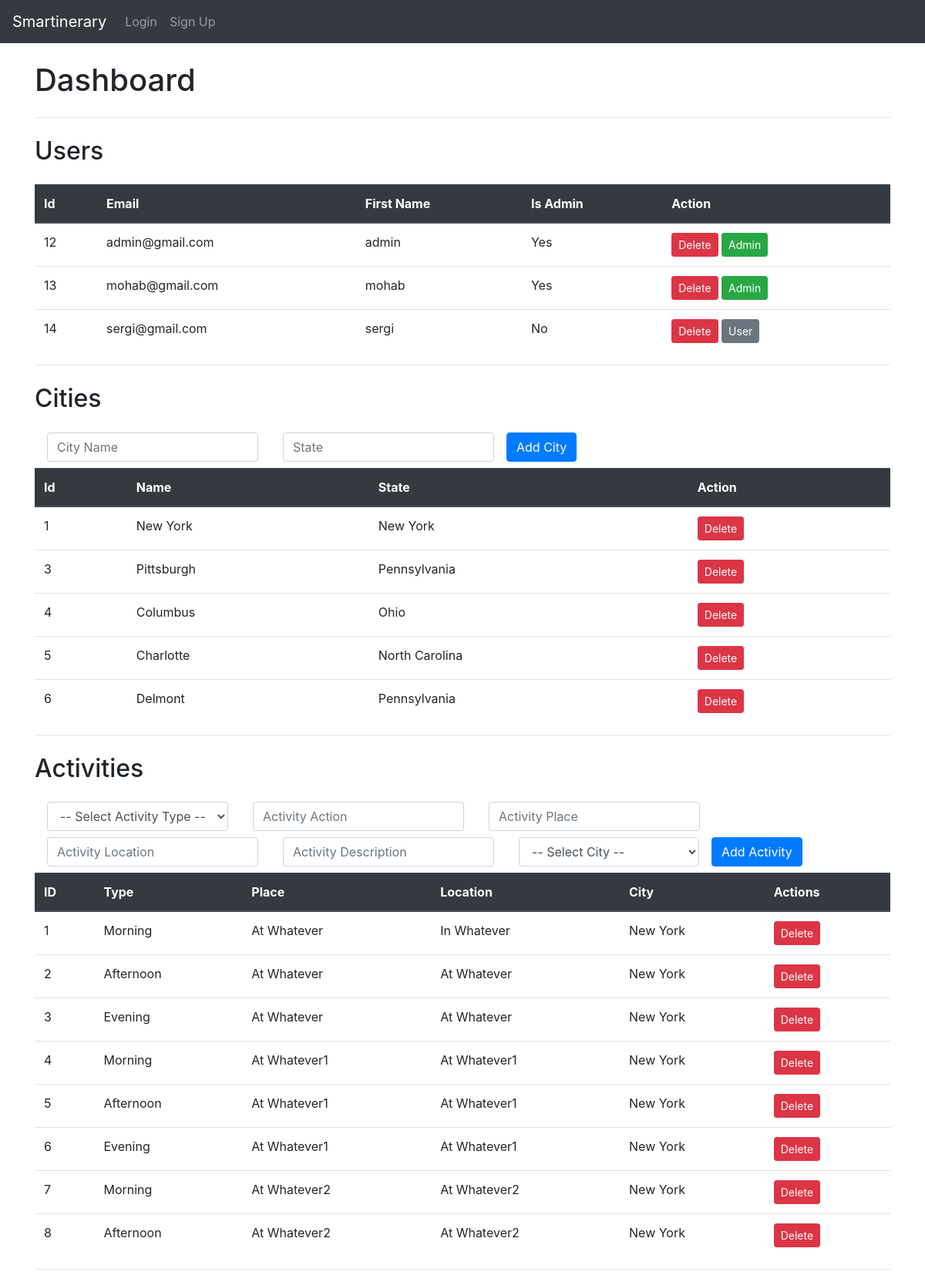
The app's page /admin/ with its own data.
### website/models.py (models this page shows)
class User(db.Model, UserMixin):
    id = db.Column(db.Integer, primary_key=True)
    email = db.Column(db.String(150), unique=True)
    password = db.Column(db.String(150))
    first_name = db.Column(db.String(150))
    is_admin = db.Column(db.Boolean, default=False)
    smart_itineraries = relationship('Smartinerary', backref='user', lazy=True)

class City(db.Model):
    id = db.Column(db.Integer, primary_key=True)
    name = db.Column(db.String(100), unique=True)
    state = db.Column(db.String(100))

class Activity(db.Model):
    id = db.Column(db.Integer, primary_key=True)
    city_id = db.Column(db.Integer, db.ForeignKey('city.id'), nullable=False)
    activity_type = db.Column(db.String(100))
    activity_action = db.Column(db.String(100))
    activity_place = db.Column(db.String(100))
    activity_location = db.Column(db.String(1000))
    activity_description = db.Column(db.String(1000))
    city = relationship('City', backref='activities', lazy=True)

### website/routes/admin_route.py (the view)
@admin_router.route('/')
def admin_dashboard():
    return render_template('admin_dash.html', user=current_user, cities=get_cities(), activities=get_activities(), users=get_users())

### website/routes/admin_route.py (called while the page is built)
def get_cities():
    print(City.query.all())
    return list(City.query.all())

def get_activities():
    print(Activity.query.all())
    return list(Activity.query.all())

def get_users():
    print(User.query.all())
    return list(User.query.all())

### website/templates/admin_dash.html (shortened to what this page needs)
{% extends 'base.html' %} {% block title %}Admin Dashboard{% endblock %} {%
block content %}
<h1 class="h1 mb-4 mt-4 text-gray-800">Dashboard</h1>
<hr />
<h2 class="h2 mb-4 mt-4 text-gray-800">Users</h2>
<table id="myTable" class="table admin_table">
  <thead class="thead-dark">
    <tr>
      <th scope="col">Id</th>
      <th scope="col">Email</th>
      <th scope="col">First Name</th>
      <th scope="col">Is Admin</th>
      <th scope="col">Action</th>
    </tr>
  </thead>
  <tbody>
    {% for user in users %}
    <tr data-user-id="{{ user.id }}">
      <td>{{ user.id }}</td>
      <td>{{ user.email }}</td>
      <td>{{ user.first_name }}</td>
      <td>{{ "Yes" if user.is_admin else "No" }}</td>
      <td>
        <button
          class="btn btn-danger btn-sm"
          onclick="deleteUser({{ user.id }})"
        >
          Delete
        </button>
        {% if user.is_admin %}
        <button class="btn btn-success btn-sm" data-user-id="{{user.id}}" onclick="toggleAdmin({{ user.id }})">Admin</button>
        {% else %}
        <button class="btn btn-secondary btn-sm" data-user-id="{{user.id}}" onclick="toggleAdmin({{ user.id }})">User</button>
        {% endif %}
      </td>
    </tr>
    {% endfor %}
  </tbody>
</table>
<hr />
<h2 class="h2 mb-4 mt-4 text-gray-800">Cities</h2>
<form
  method="POST"
  action="/admin/city"
  name="add-city-form"
  class="form-inline"
>
  <div class="form-group mx-sm-3 mb-2">
    <input
      type="text"
      id="name"
      name="city_name"
      class="form-control"
      placeholder="City Name"
      required
    />
  </div>
  <div class="form-group mx-sm-3 mb-2">
    <input
      type="text"
      id="state"
      name="state"
      class="form-control"
      placeholder="State"
      required
    />
  </div>
  <button type="submit" class="btn btn-primary mb-2">Add City</button>
</form>
<table id="myTable" class="table admin_table">
  <thead class="thead-dark">
    <tr>
      <th scope="col">Id</th>
      <th scope="col">Name</th>
      <th scope="col">State</th>
      <th scope="col">Action</th>
    </tr>
  </thead>
  <tbody>
    {% for city in cities %}
    <tr data-city-id="{{ city.id }}">
      <td>{{ city.id }}</td>
      <td>{{ city.name }}</td>
      <td>{{ city.state }}</td>
      <td>
        <button
          class="btn btn-danger btn-sm"
          onclick="deleteCity({{ city.id }})"
        >
          Delete
        </button>
      </td>
    </tr>
    {% endfor %}
  </tbody>
</table>
<hr />
<h2 class="h2 mb-4 mt-4 text-gray-800">Activities</h2>
<form
  method="POST"
  action="/admin/activity"
  name="add-activity-form"
  class="form-inline"
>
  <div class="form-group mx-sm-3 mb-2">
    <select
      id="activity-type"
      name="activity_type"
      class="form-control"
      required
    >
      <option value="">-- Select Activity Type --</option>
    </select>
  </div>
  <div class="form-group mx-sm-3 mb-2">
    <input
      type="text"
      id="activity-action"
      name="activity_action"
      class="form-control"
      placeholder="Activity Action"
      required
    />
  </div>
  <div class="form-group mx-sm-3 mb-2">
    <input
      type="text"
      id="activity-place"
      name="activity_place"
      class="form-control"
      placeholder="Activity Place"
      required
    />
  </div>
  <div class="form-group mx-sm-3 mb-2">
    <input
      type="text"
      id="activity-location"
      name="activity_location"
      class="form-control"
      placeholder="Activity Location"
      required
    />
  </div>
  <div class="form-group mx-sm-3 mb-2">
    <input
      type="text"
      id="activity-description"
      name="activity_description"
      class="form-control"
      placeholder="Activity Description"
      required
    />
  </div>
  <div class="form-group mx-sm-3 mb-2">
    <select id="city-name" name="city_id" class="form-control" required>
      <option value="">-- Select City --</option>
    </select>
  </div>
  <button type="submit" class="btn btn-primary mb-2">Add Activity</button>
</form>
<table class="table admin_table">
  <thead class="thead-dark">
    <tr>
      <th>ID</th>
      <th>Type</th>
      <th>Place</th>
      <th>Location</th>
      <th>City</th>
      <th>Actions</th>
    </tr>
  </thead>
  <tbody>
    {% for activity in activities %}
    <tr data-activity-id="{{ activity.id }}">
      <td>{{ activity.id }}</td>
      <td>{{ activity.activity_type }}</td>
      <td>{{ activity.activity_place }}</td>
      <td>{{ activity.activity_location }}</td>
      <td>{{ activity.city.name }}</td>
      <td>
        <button
          class="btn btn-danger btn-sm"
          onclick="deleteActivity({{ activity.id }})"
        >
          Delete
        </button>
      </td>
    </tr>
    {% endfor %}
  </tbody>
</table>
<hr />
{% endblock %}

### website/templates/base.html (shortened to what this page needs)
<!DOCTYPE html>
<html>
  <head>
    <link
      rel="stylesheet"
      href="https://stackpath.bootstrapcdn.com/bootstrap/4.4.1/css/bootstrap.min.css"
    />
    <link
      rel="stylesheet"
      href="https://stackpath.bootstrapcdn.com/font-awesome/4.7.0/css/font-awesome.min.css"
    />
  </head>
  <body>
    <nav class="navbar navbar-expand-lg navbar-dark bg-dark">
      <div class="collapse navbar-collapse" id="navbar">
        <div class="navbar-nav">
          <span class="navbar-brand nav-item">Smartinerary</span>
          {% if user.is_authenticated %}
          <a class="nav-item nav-link" id="home" href="/">Home</a>
          <a class="nav-item nav-link" href="{{ url_for('admin_router.admin_dashboard') }}">Dashboard</a>
          <a class="nav-item nav-link" id="logout" href="/logout">Logout</a>
          {% else %}
          <a class="nav-item nav-link" id="login" href="/login">Login</a>
          <a class="nav-item nav-link" id="signUp" href="/sign-up">Sign Up</a>
          {% endif %}
        </div>
      </div>
    </nav>
    <div class="container">{% block content %} {% endblock %}</div>
  </body>
</html>

### records on screen
User: id "12", email "admin@gmail.com", first_name "admin", is_admin "Yes"
User: id "13", email "mohab@gmail.com", first_name "mohab", is_admin "Yes"
User: id "14", email "sergi@gmail.com", first_name "sergi", is_admin "No"
City: id "1", name "New York", state "New York"
City: id "3", name "Pittsburgh", state "Pennsylvania"
City: id "4", name "Columbus", state "Ohio"
City: id "5", name "Charlotte", state "North Carolina"
City: id "6", name "Delmont", state "Pennsylvania"
Activity: id "1", activity_type "Morning", activity_place "At Whatever", activity_location "In Whatever", city.name "New York"
Activity: id "2", activity_type "Afternoon", activity_place "At Whatever", activity_location "At Whatever", city.name "New York"
Activity: id "3", activity_type "Evening", activity_place "At Whatever", activity_location "At Whatever", city.name "New York"
Activity: id "4", activity_type "Morning", activity_place "At Whatever1", activity_location "At Whatever1", city.name "New York"
Activity: id "5", activity_type "Afternoon", activity_place "At Whatever1", activity_location "At Whatever1", city.name "New York"
Activity: id "6", activity_type "Evening", activity_place "At Whatever1", activity_location "At Whatever1", city.name "New York"
Activity: id "7", activity_type "Morning", activity_place "At Whatever2", activity_location "At Whatever2", city.name "New York"
Activity: id "8", activity_type "Afternoon", activity_place "At Whatever2", activity_location "At Whatever2", city.name "New York"
